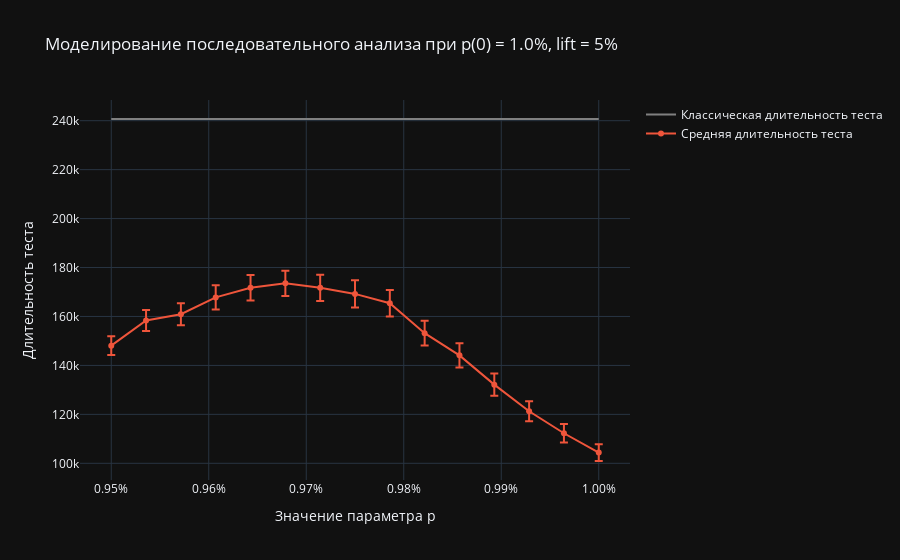
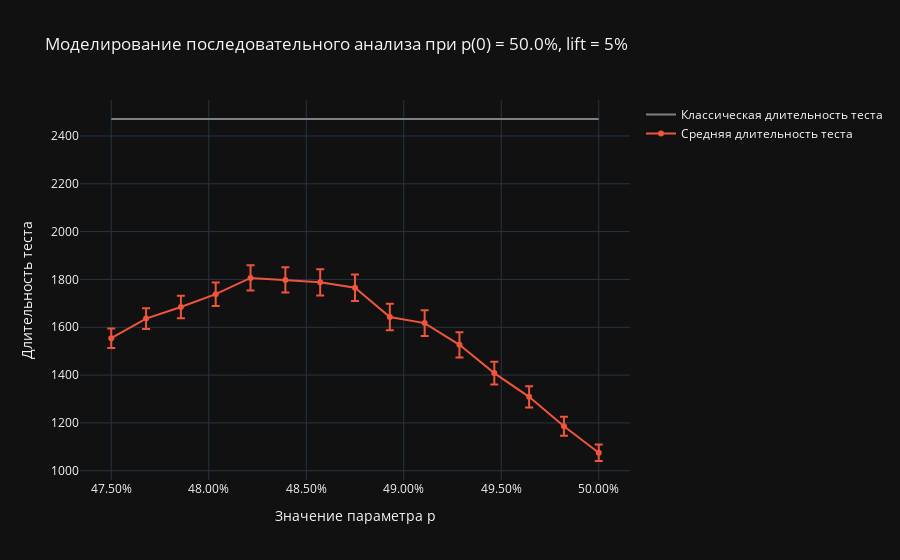
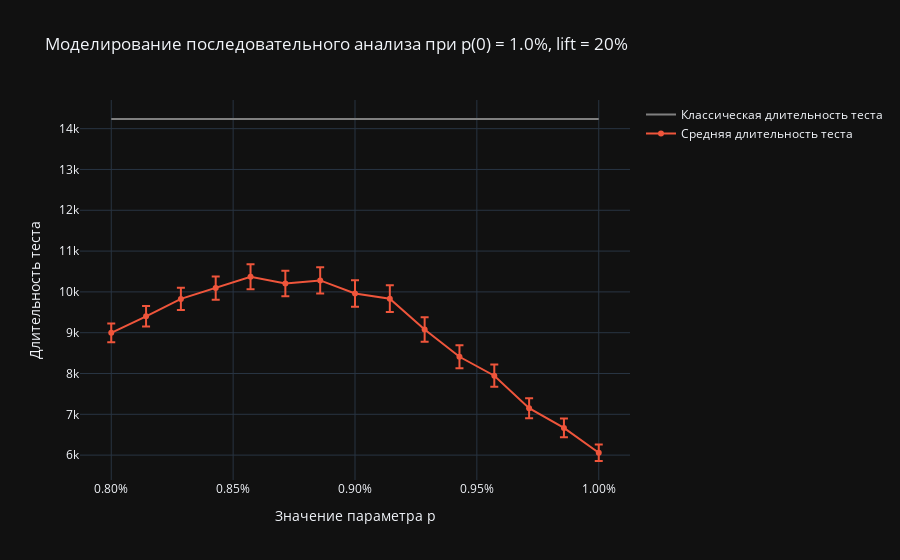
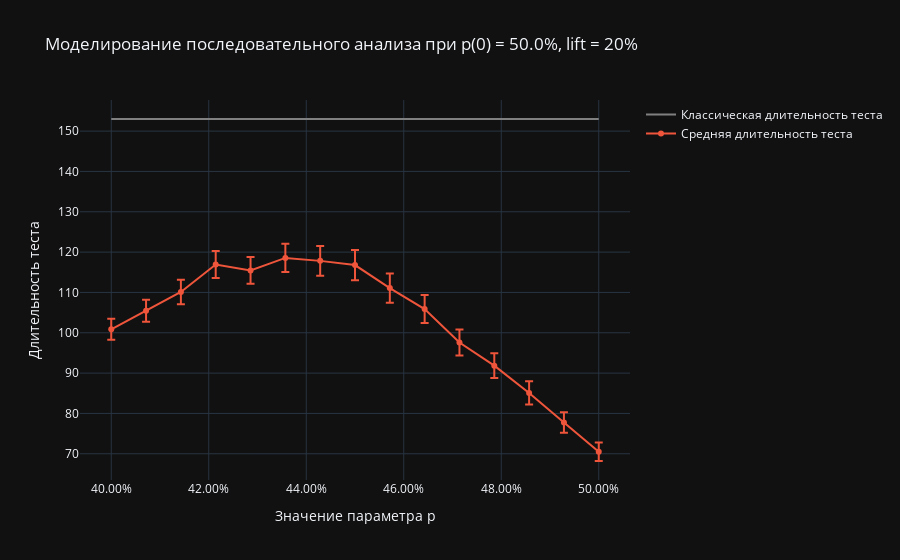

The code cell stored with these charts, in order, in its notebook:
### Code cell
for lift in lift_list:
    for p0 in p0_list:
        d = p0 * lift
        p_list = np.linspace(start=p0-d, stop=p0, num=p_cnt)
        classic_duration = classic_sample_size(p0, d, alpha, beta, alternative)
        
        duration_matrix = []
        mean_duration_list = []
        
        fig = go.Figure()
        fig.add_trace(go.Scatter(x=p_list,
                                 y=classic_duration * np.ones(len(p_list)),
                                 mode="lines",
                                 line={"color": "gray"},
                                 name="Классическая длительность теста"))
        
        for p in p_list:
            res = simulation_sprt(p, iter_size, batch_size, 
                                  p0, d, alpha, beta, alternative)
            duration_list = res["duration"]
            
            duration_matrix.append(duration_list)
            mean_duration_list.append(np.mean(duration_list))
    
        left_side_list, right_side_list = duration_conf_interval(duration_matrix)
        
        fig.add_trace(go.Scatter(x=p_list,
                                 y=mean_duration_list,
                                 mode="markers+lines",
                                 name="Средняя длительность теста",
                                 error_y={
                                     "type": "data",
                                     "symmetric": False,
                                     "arrayminus": left_side_list,
                                     "array": right_side_list
                                 }))

        fig.update_layout(title="Моделирование последовательного анализа при "
                                + f"p(0) = {p0:.1%}, lift = {lift:.0%}",
                          xaxis_title="Значение параметра p",
                          yaxis_title="Длительность теста",
                          xaxis_tickformat=".2%")
        fig.show()

### Figure 1 — Plotly figure (JSON) as saved in the notebook; plotly's stock layout.template omitted (floating-point values rounded to 4 significant figures)
{"data": [{"line": {"color": "gray"}, "mode": "lines", "name": "Классическая длительность теста", "x": [0.0095, 0.009536, 0.009571, 0.009607, 0.009643, 0.009679, 0.009714, 0.00975, 0.009786, 0.009821, 0.009857, 0.009893, 0.009929, 0.009964, 0.01], "y": [240700.0, 240700.0, 240700.0, 240700.0, 240700.0, 240700.0, 240700.0, 240700.0, 240700.0, 240700.0, 240700.0, 240700.0, 240700.0, 240700.0, 240700.0], "type": "scatter"}, {"error_y": {"array": [3831.0, 4314.0, 4488.0, 4914.0, 5184.0, 5200.0, 5395.0, 5572.0, 5378.0, 5082.0, 4938.0, 4500.0, 4087.0, 3783.0, 3423.0], "arrayminus": [3831.0, 4314.0, 4488.0, 4914.0, 5184.0, 5200.0, 5395.0, 5572.0, 5378.0, 5082.0, 4938.0, 4500.0, 4087.0, 3783.0, 3423.0], "symmetric": false, "type": "data"}, "mode": "markers+lines", "name": "Средняя длительность теста", "x": [0.0095, 0.009536, 0.009571, 0.009607, 0.009643, 0.009679, 0.009714, 0.00975, 0.009786, 0.009821, 0.009857, 0.009893, 0.009929, 0.009964, 0.01], "y": [148100.0, 158400.0, 160900.0, 167800.0, 171700.0, 173500.0, 171700.0, 169200.0, 165400.0, 153200.0, 144100.0, 132100.0, 121300.0, 112300.0, 104400.0], "type": "scatter"}], "layout": {"xaxis": {"title": {"text": "Значение параметра p"}, "tickformat": ".2%"}, "title": {"text": "Моделирование последовательного анализа при p(0) = 1.0%, lift = 5%"}, "yaxis": {"title": {"text": "Длительность теста"}}}}

### Figure 2 — Plotly figure (JSON) as saved in the notebook; plotly's stock layout.template omitted (floating-point values rounded to 4 significant figures)
{"data": [{"line": {"color": "gray"}, "mode": "lines", "name": "Классическая длительность теста", "x": [0.475, 0.4768, 0.4786, 0.4804, 0.4821, 0.4839, 0.4857, 0.4875, 0.4893, 0.4911, 0.4929, 0.4946, 0.4964, 0.4982, 0.5], "y": [2471.0, 2471.0, 2471.0, 2471.0, 2471.0, 2471.0, 2471.0, 2471.0, 2471.0, 2471.0, 2471.0, 2471.0, 2471.0, 2471.0, 2471.0], "type": "scatter"}, {"error_y": {"array": [40.55, 43.69, 46.91, 49.23, 52.82, 53.11, 55.01, 55.7, 55.13, 53.66, 52.98, 47.43, 44.37, 39.34, 34.44], "arrayminus": [40.55, 43.69, 46.91, 49.23, 52.82, 53.11, 55.01, 55.7, 55.13, 53.66, 52.98, 47.43, 44.37, 39.34, 34.44], "symmetric": false, "type": "data"}, "mode": "markers+lines", "name": "Средняя длительность теста", "x": [0.475, 0.4768, 0.4786, 0.4804, 0.4821, 0.4839, 0.4857, 0.4875, 0.4893, 0.4911, 0.4929, 0.4946, 0.4964, 0.4982, 0.5], "y": [1554.0, 1636.0, 1685.0, 1738.0, 1806.0, 1798.0, 1788.0, 1765.0, 1643.0, 1617.0, 1527.0, 1408.0, 1309.0, 1186.0, 1075.0], "type": "scatter"}], "layout": {"xaxis": {"title": {"text": "Значение параметра p"}, "tickformat": ".2%"}, "title": {"text": "Моделирование последовательного анализа при p(0) = 50.0%, lift = 5%"}, "yaxis": {"title": {"text": "Длительность теста"}}}}

### Figure 3 — Plotly figure (JSON) as saved in the notebook; plotly's stock layout.template omitted (floating-point values rounded to 4 significant figures)
{"data": [{"line": {"color": "gray"}, "mode": "lines", "name": "Классическая длительность теста", "x": [0.008, 0.008143, 0.008286, 0.008429, 0.008571, 0.008714, 0.008857, 0.009, 0.009143, 0.009286, 0.009429, 0.009571, 0.009714, 0.009857, 0.01], "y": [14240.0, 14240.0, 14240.0, 14240.0, 14240.0, 14240.0, 14240.0, 14240.0, 14240.0, 14240.0, 14240.0, 14240.0, 14240.0, 14240.0, 14240.0], "type": "scatter"}, {"error_y": {"array": [229.0, 251.2, 271.4, 285.6, 305.9, 313.0, 324.0, 322.9, 325.9, 301.8, 284.2, 271.8, 244.4, 228.2, 202.8], "arrayminus": [229.0, 251.2, 271.4, 285.6, 305.9, 313.0, 324.0, 322.9, 325.9, 301.8, 284.2, 271.8, 244.4, 228.2, 202.8], "symmetric": false, "type": "data"}, "mode": "markers+lines", "name": "Средняя длительность теста", "x": [0.008, 0.008143, 0.008286, 0.008429, 0.008571, 0.008714, 0.008857, 0.009, 0.009143, 0.009286, 0.009429, 0.009571, 0.009714, 0.009857, 0.01], "y": [8998.0, 9401.0, 9829.0, 10090.0, 10370.0, 10210.0, 10280.0, 9961.0, 9834.0, 9077.0, 8410.0, 7946.0, 7150.0, 6667.0, 6058.0], "type": "scatter"}], "layout": {"xaxis": {"title": {"text": "Значение параметра p"}, "tickformat": ".2%"}, "title": {"text": "Моделирование последовательного анализа при p(0) = 1.0%, lift = 20%"}, "yaxis": {"title": {"text": "Длительность теста"}}}}

### Figure 4 — Plotly figure (JSON) as saved in the notebook; plotly's stock layout.template omitted (floating-point values rounded to 4 significant figures)
{"data": [{"line": {"color": "gray"}, "mode": "lines", "name": "Классическая длительность теста", "x": [0.4, 0.4071, 0.4143, 0.4214, 0.4286, 0.4357, 0.4429, 0.45, 0.4571, 0.4643, 0.4714, 0.4786, 0.4857, 0.4929, 0.5], "y": [153.0, 153.0, 153.0, 153.0, 153.0, 153.0, 153.0, 153.0, 153.0, 153.0, 153.0, 153.0, 153.0, 153.0, 153.0], "type": "scatter"}, {"error_y": {"array": [2.597, 2.729, 3.015, 3.344, 3.321, 3.524, 3.708, 3.753, 3.623, 3.48, 3.229, 3.05, 2.867, 2.565, 2.298], "arrayminus": [2.597, 2.729, 3.015, 3.344, 3.321, 3.524, 3.708, 3.753, 3.623, 3.48, 3.229, 3.05, 2.867, 2.565, 2.298], "symmetric": false, "type": "data"}, "mode": "markers+lines", "name": "Средняя длительность теста", "x": [0.4, 0.4071, 0.4143, 0.4214, 0.4286, 0.4357, 0.4429, 0.45, 0.4571, 0.4643, 0.4714, 0.4786, 0.4857, 0.4929, 0.5], "y": [100.9, 105.4, 110.1, 116.9, 115.5, 118.6, 117.8, 116.8, 111.1, 105.9, 97.58, 91.85, 85.08, 77.75, 70.51], "type": "scatter"}], "layout": {"xaxis": {"title": {"text": "Значение параметра p"}, "tickformat": ".2%"}, "title": {"text": "Моделирование последовательного анализа при p(0) = 50.0%, lift = 20%"}, "yaxis": {"title": {"text": "Длительность теста"}}}}
